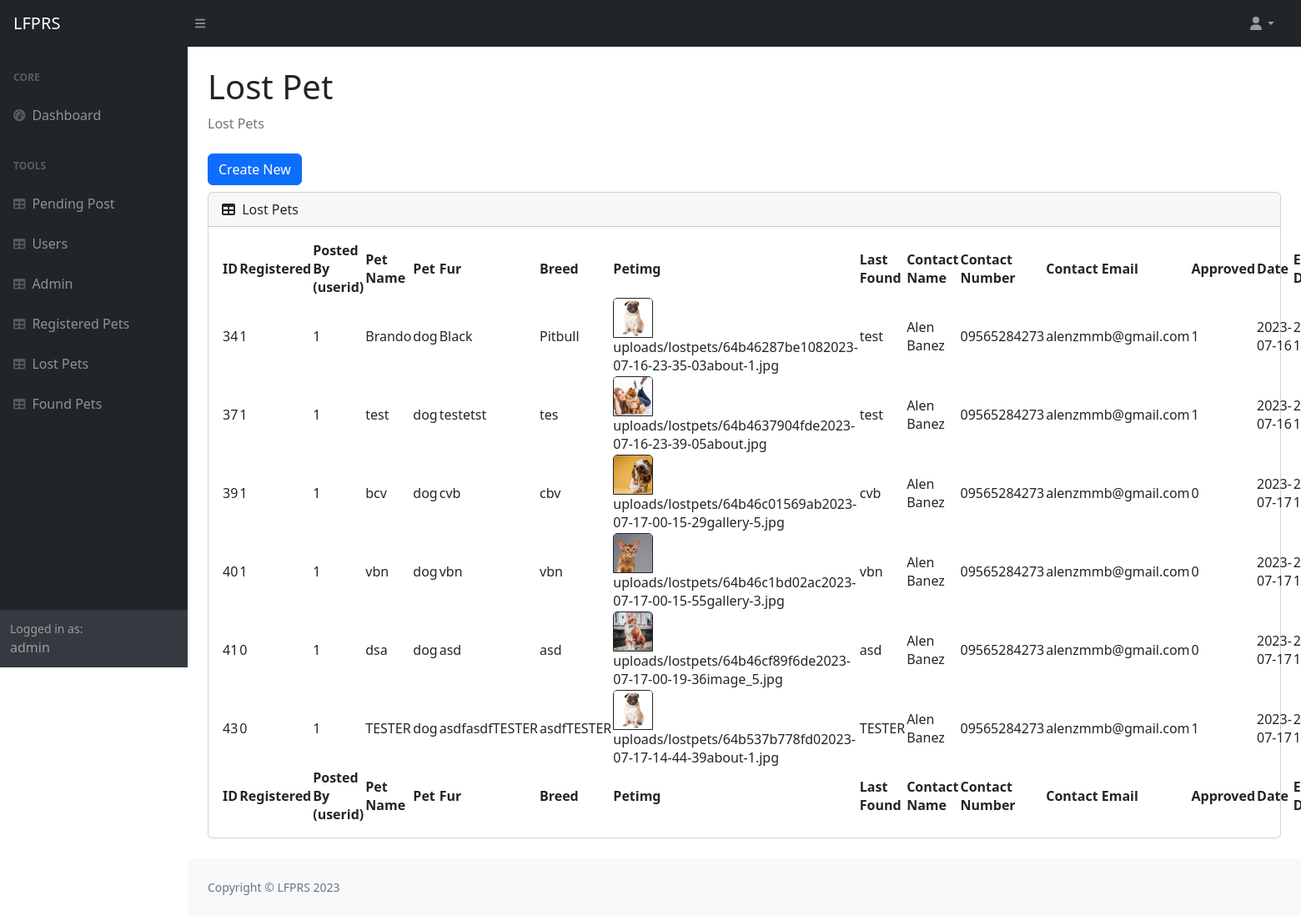
Before: /admin/lostpets.php (signed in) with the older database file.
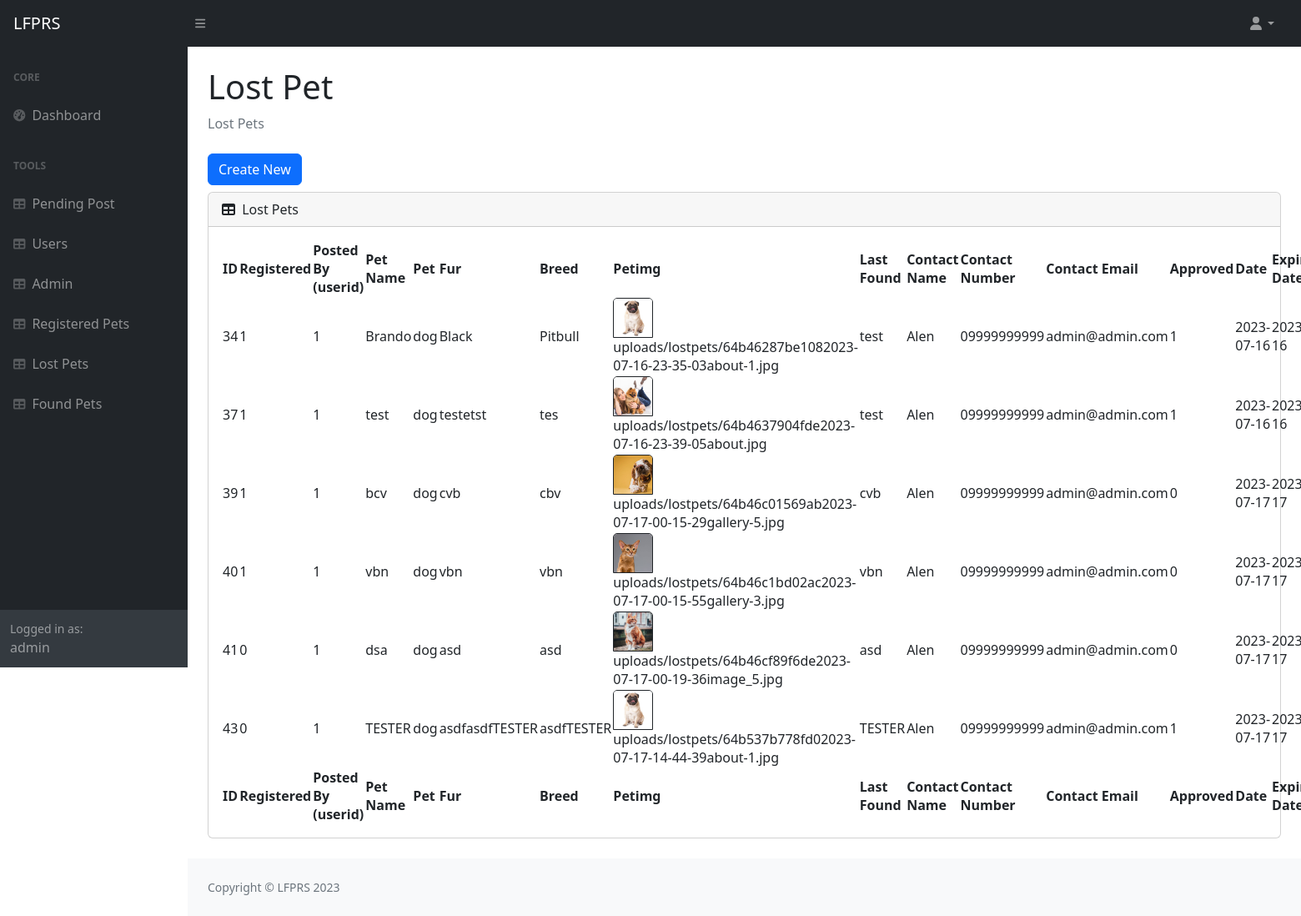
After: the same page with the newer database file.
### tables this page shows
CREATE TABLE `reportlostpet` (
  `id` int(11) NOT NULL,
  `registered` int(11) NOT NULL,
  `userid` int(11) NOT NULL,
  `petname` varchar(255) NOT NULL,
  `pet` varchar(255) NOT NULL,
  `fur` varchar(255) NOT NULL,
  `breed` varchar(255) NOT NULL,
  `petimage` varchar(255) NOT NULL,
  `lastfound` varchar(255) NOT NULL,
  `contactname` varchar(255) NOT NULL,
  `contactnumber` varchar(255) NOT NULL,
  `contactemail` varchar(255) NOT NULL,
  `approved` tinyint(4) NOT NULL DEFAULT 1,
  `date` date NOT NULL,
  `expirationdate` date NOT NULL
);

### admin/lostpets.php (the view, shortened to what the changed rows need)
<?php
        include("../config.php");
        ?>
<!DOCTYPE html>
<html lang="en">
    <head>
        <link href="https://cdn.jsdelivr.net/npm/simple-datatables@7.1.2/dist/style.min.css" rel="stylesheet" />
        <link href="css/styles.css" rel="stylesheet" />
    </head>
    <body class="sb-nav-fixed">
        <div id="layoutSidenav">
            <div id="layoutSidenav_content">
                <main>
                    <div class="container-fluid px-4">
                        <h1 class="mt-4">Lost Pet</h1>
                        <div class="card mb-4">
                            <div class="card-body">
                                <table id="datatablesSimple">
                                    <thead>
                                        <tr>
                                        <th>ID</th>
      <th>Registered</th>
      <th>Posted By (userid)</th>
      <th>Pet Name</th>
      <th>Pet</th>
      <th>Fur</th>
      <th>Breed</th>
      <th>Petimg</th>
      <th>Last Found</th>
      <th>Contact Name</th>
      <th>Contact Number</th>
      <th>Contact Email</th>
      <th>Approved</th>
      <th>Date</th>
      <th>Expiration Date</th>
                                        </tr>
                                    </thead>
                                    <tfoot>
                                        <tr>
                                        <th>ID</th>
      <th>Registered</th>
      <th>Posted By (userid)</th>
      <th>Pet Name</th>
      <th>Pet</th>
      <th>Fur</th>
      <th>Breed</th>
      <th>Petimg</th>
      <th>Last Found</th>
      <th>Contact Name</th>
      <th>Contact Number</th>
      <th>Contact Email</th>
      <th>Approved</th>
      <th>Date</th>
      <th>Expiration Date</th>
                                        </tr>
                                    </tfoot>
                                    <tbody>
    <?php
    $sql = "SELECT id, registered, userid, petname, pet,  breed, fur, petimage, lastfound, contactname, contactnumber, contactemail, approved, date, expirationdate FROM reportlostpet";
    $result = $db->query($sql);
    if ($result->num_rows > 0) {
        while ($row = $result->fetch_assoc()) {
            echo "<tr>";
            echo "<td>" . $row["id"] . "</td>";
            echo "<td>" . $row["registered"] . "</td>";
            echo "<td>" . $row["userid"] . "</td>";
            echo "<td>" . $row["petname"] . "</td>";
            echo "<td>" . $row["pet"] . "</td>";
            echo "<td>" . $row["fur"] . "</td>";
            echo "<td>" . $row["breed"] . "</td>";
            echo "<td><img class='card-img-top border border-dark z-depth-2' style='width: 3rem; height:3rem; object-fit: cover;' src='../" . $row['petimage'] . "' alt='View'><br>" . $row["petimage"] . "</td>";
            echo "<td>" . $row["lastfound"] . "</td>";
            echo "<td>" . $row["contactname"] . "</td>";
            echo "<td>" . $row["contactnumber"] . "</td>";
            echo "<td>" . $row["contactemail"] . "</td>";
            echo "<td>" . $row["approved"] . "</td>";
              echo "<td>" . $row["date"] . "</td>";
              echo "<td>" . $row["expirationdate"] . "</td>";
            echo "</tr>";
        }
    } else {
        echo "<tr><td colspan='8'>No data found</td></tr>";
    }
    ?>
  </tbody>
                                </table>
                            </div>
                        </div>
                    </div>
                </main>
            </div>
        </div>
    </body>
</html>

Changed rows visible on the page:
changed reportlostpet "Brando": contactname "Alen Banez" → "Alen"; contactnumber "09565284273" → "09999999999"; contactemail "alenzmmb@gmail.com" → "admin@admin.com"
changed reportlostpet "testetst": contactname "Alen Banez" → "Alen"; contactnumber "09565284273" → "09999999999"; contactemail "alenzmmb@gmail.com" → "admin@admin.com"
changed reportlostpet "bcv": contactname "Alen Banez" → "Alen"; contactnumber "09565284273" → "09999999999"; contactemail "alenzmmb@gmail.com" → "admin@admin.com"
changed reportlostpet "vbn": contactname "Alen Banez" → "Alen"; contactnumber "09565284273" → "09999999999"; contactemail "alenzmmb@gmail.com" → "admin@admin.com"
changed reportlostpet "dsa": contactname "Alen Banez" → "Alen"; contactnumber "09565284273" → "09999999999"; contactemail "alenzmmb@gmail.com" → "admin@admin.com"
changed reportlostpet "TESTER": contactname "Alen Banez" → "Alen"; contactnumber "09565284273" → "09999999999"; contactemail "alenzmmb@gmail.com" → "admin@admin.com"
